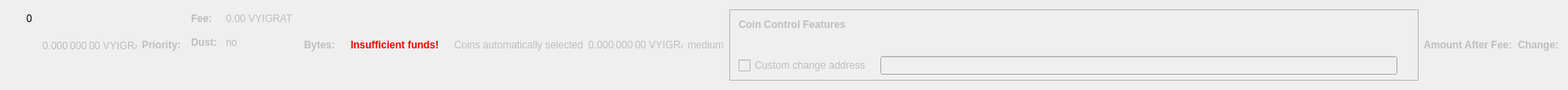
    <widget class="QWidget" name="dummyHideWidget" native="true">
     <property name="maximumSize">
      <size>
       <width>100</width>
       <height>22</height>
      </size>
     </property>
     <layout class="QHBoxLayout" name="dummyHideLayout">
      <item>
       <layout class="QFormLayout" name="formLayoutCoinControl1">
        <property name="horizontalSpacing">
         <number>10</number>
        </property>
        <property name="verticalSpacing">
         <number>14</number>
        </property>
        <property name="leftMargin">
         <number>10</number>
        </property>
        <property name="topMargin">
         <number>4</number>
        </property>
        <property name="rightMargin">
         <number>6</number>
        </property>
        <item row="0" column="1">
         <widget class="QLabel" name="labelCoinControlBytes">
          <property name="cursor">
           <cursorShape>IBeamCursor</cursorShape>
          </property>
          <property name="contextMenuPolicy">
           <enum>Qt::ActionsContextMenu</enum>
          </property>
          <property name="text">
           <string notr="true">0</string>
          </property>
          <property name="textInteractionFlags">
           <set>Qt::LinksAccessibleByMouse|Qt::TextSelectableByKeyboard|Qt::TextSelectableByMouse</set>
          </property>
         </widget>
        </item>
       </layout>
      </item>
      <item>
       <widget class="QLabel" name="labelCoinControlAfterFee">
        <property name="enabled">
         <bool>false</bool>
        </property>
        <property name="sizePolicy">
         <sizepolicy hsizetype="Fixed" vsizetype="Fixed">
          <horstretch>0</horstretch>
          <verstretch>0</verstretch>
         </sizepolicy>
        </property>
        <property name="minimumSize">
         <size>
          <width>111</width>
          <height>12</height>
         </size>
        </property>
        <property name="maximumSize">
         <size>
          <width>111</width>
          <height>12</height>
         </size>
        </property>
        <property name="cursor">
         <cursorShape>IBeamCursor</cursorShape>
        </property>
        <property name="contextMenuPolicy">
         <enum>Qt::ActionsContextMenu</enum>
        </property>
        <property name="text">
         <string notr="true">0.000 000 00 VYIGRAT</string>
        </property>
        <property name="textInteractionFlags">
         <set>Qt::LinksAccessibleByMouse|Qt::TextSelectableByKeyboard|Qt::TextSelectableByMouse</set>
        </property>
       </widget>
      </item>
      <item>
       <widget class="QLabel" name="labelCoinControlPriorityText">
        <property name="enabled">
         <bool>false</bool>
        </property>
        <property name="font">
         <font>
          <weight>75</weight>
          <bold>true</bold>
         </font>
        </property>
        <property name="text">
         <string>Priority:</string>
        </property>
       </widget>
      </item>
      <item>
       <layout class="QHBoxLayout" name="horizontalLayout"/>
      </item>
      <item>
       <layout class="QFormLayout" name="formLayoutCoinControl3">
        <property name="horizontalSpacing">
         <number>10</number>
        </property>
        <property name="verticalSpacing">
         <number>14</number>
        </property>
        <property name="leftMargin">
         <number>6</number>
        </property>
        <property name="topMargin">
         <number>4</number>
        </property>
        <property name="rightMargin">
         <number>6</number>
        </property>
        <item row="0" column="0">
         <widget class="QLabel" name="labelCoinControlFeeText">
          <property name="enabled">
           <bool>false</bool>
          </property>
          <property name="font">
           <font>
            <weight>75</weight>
            <bold>true</bold>
           </font>
          </property>
          <property name="text">
           <string>Fee:</string>
          </property>
          <property name="margin">
           <number>0</number>
          </property>
         </widget>
        </item>
        <item row="0" column="1">
         <widget class="QLabel" name="labelCoinControlFee">
          <property name="enabled">
           <bool>false</bool>
          </property>
          <property name="cursor">
           <cursorShape>IBeamCursor</cursorShape>
          </property>
          <property name="contextMenuPolicy">
           <enum>Qt::ActionsContextMenu</enum>
          </property>
          <property name="text">
           <string notr="true">0.00 VYIGRAT</string>
          </property>
          <property name="textInteractionFlags">
           <set>Qt::LinksAccessibleByMouse|Qt::TextSelectableByKeyboard|Qt::TextSelectableByMouse</set>
          </property>
         </widget>
        </item>
        <item row="1" column="0">
         <widget class="QLabel" name="labelCoinControlLowOutputText">
          <property name="enabled">
           <bool>false</bool>
          </property>
          <property name="font">
           <font>
            <weight>75</weight>
            <bold>true</bold>
           </font>
          </property>
          <property name="text">
           <string>Dust:</string>
          </property>
         </widget>
        </item>
        <item row="1" column="1">
         <widget class="QLabel" name="labelCoinControlLowOutput">
          <property name="enabled">
           <bool>false</bool>
          </property>
          <property name="cursor">
           <cursorShape>IBeamCursor</cursorShape>
          </property>
          <property name="contextMenuPolicy">
           <enum>Qt::ActionsContextMenu</enum>
          </property>
          <property name="text">
           <string>no</string>
          </property>
          <property name="textInteractionFlags">
           <set>Qt::LinksAccessibleByMouse|Qt::TextSelectableByKeyboard|Qt::TextSelectableByMouse</set>
          </property>
         </widget>
        </item>
       </layout>
      </item>
      <item>
       <widget class="QLabel" name="labelCoinControlBytesText">
        <property name="enabled">
         <bool>false</bool>
        </property>
        <property name="font">
         <font>
          <weight>75</weight>
          <bold>true</bold>
         </font>
        </property>
        <property name="text">
         <string>Bytes:</string>
        </property>
       </widget>
      </item>
      <item>
       <layout class="QFormLayout" name="formLayoutCoinControl2">
        <property name="horizontalSpacing">
         <number>10</number>
        </property>
        <property name="verticalSpacing">
         <number>14</number>
        </property>
        <property name="leftMargin">
         <number>6</number>
        </property>
        <property name="topMargin">
         <number>4</number>
        </property>
        <property name="rightMargin">
         <number>6</number>
        </property>
       </layout>
      </item>
      <item>
       <layout class="QHBoxLayout" name="horizontalLayoutCoinControl2">
        <property name="spacing">
         <number>8</number>
        </property>
        <property name="bottomMargin">
         <number>10</number>
        </property>
       </layout>
      </item>
      <item>
       <widget class="QLabel" name="labelCoinControlInsuffFunds">
        <property name="enabled">
         <bool>false</bool>
        </property>
        <property name="minimumSize">
         <size>
          <width>0</width>
          <height>0</height>
         </size>
        </property>
        <property name="font">
         <font>
          <weight>75</weight>
          <bold>true</bold>
         </font>
        </property>
        <property name="styleSheet">
         <string notr="true">color:red;font-weight:bold;</string>
        </property>
        <property name="text">
         <string>Insufficient funds!</string>
        </property>
        <property name="margin">
         <number>5</number>
        </property>
       </widget>
      </item>
      <item>
       <layout class="QFormLayout" name="formLayoutCoinControl4">
        <property name="horizontalSpacing">
         <number>10</number>
        </property>
        <property name="verticalSpacing">
         <number>14</number>
        </property>
        <property name="leftMargin">
         <number>6</number>
        </property>
        <property name="topMargin">
         <number>4</number>
        </property>
        <property name="rightMargin">
         <number>6</number>
        </property>
       </layout>
      </item>
      <item>
       <widget class="QLabel" name="labelCoinControlAutomaticallySelected">
        <property name="enabled">
         <bool>false</bool>
        </property>
        <property name="sizePolicy">
         <sizepolicy hsizetype="Fixed" vsizetype="Fixed">
          <horstretch>0</horstretch>
          <verstretch>0</verstretch>
         </sizepolicy>
        </property>
        <property name="minimumSize">
         <size>
          <width>0</width>
          <height>0</height>
         </size>
        </property>
        <property name="maximumSize">
         <size>
          <width>240</width>
          <height>16777215</height>
         </size>
        </property>
        <property name="text">
         <string>Coins automatically selected</string>
        </property>
        <property name="margin">
         <number>5</number>
        </property>
       </widget>
      </item>
      <item>
       <widget class="QLabel" name="labelCoinControlChange">
        <property name="enabled">
         <bool>false</bool>
        </property>
        <property name="sizePolicy">
         <sizepolicy hsizetype="Fixed" vsizetype="Fixed">
          <horstretch>0</horstretch>
          <verstretch>0</verstretch>
         </sizepolicy>
        </property>
        <property name="minimumSize">
         <size>
          <width>111</width>
          <height>0</height>
         </size>
        </property>
        <property name="maximumSize">
         <size>
          <width>111</width>
          <height>16777215</height>
         </size>
        </property>
        <property name="cursor">
         <cursorShape>IBeamCursor</cursorShape>
        </property>
        <property name="contextMenuPolicy">
         <enum>Qt::ActionsContextMenu</enum>
        </property>
        <property name="text">
         <string notr="true">0.000 000 00 VYIGRAT</string>
        </property>
        <property name="textInteractionFlags">
         <set>Qt::LinksAccessibleByMouse|Qt::TextSelectableByKeyboard|Qt::TextSelectableByMouse</set>
        </property>
       </widget>
      </item>
      <item>
       <widget class="QLabel" name="labelCoinControlPriority">
        <property name="enabled">
         <bool>false</bool>
        </property>
        <property name="cursor">
         <cursorShape>IBeamCursor</cursorShape>
        </property>
        <property name="contextMenuPolicy">
         <enum>Qt::ActionsContextMenu</enum>
        </property>
        <property name="text">
         <string>medium</string>
        </property>
        <property name="textInteractionFlags">
         <set>Qt::LinksAccessibleByMouse|Qt::TextSelectableByKeyboard|Qt::TextSelectableByMouse</set>
        </property>
       </widget>
      </item>
      <item>
       <widget class="QFrame" name="frameCoinControl">
        <property name="sizePolicy">
         <sizepolicy hsizetype="Expanding" vsizetype="Expanding">
          <horstretch>0</horstretch>
          <verstretch>0</verstretch>
         </sizepolicy>
        </property>
        <property name="maximumSize">
         <size>
          <width>16777215</width>
          <height>16777215</height>
         </size>
        </property>
        <property name="frameShape">
         <enum>QFrame::StyledPanel</enum>
        </property>
        <property name="frameShadow">
         <enum>QFrame::Sunken</enum>
        </property>
        <layout class="QVBoxLayout" name="verticalLayoutCoinControl2_2">
         <property name="spacing">
          <number>0</number>
         </property>
         <property name="leftMargin">
          <number>0</number>
         </property>
         <property name="topMargin">
          <number>0</number>
         </property>
         <property name="rightMargin">
          <number>0</number>
         </property>
         <property name="bottomMargin">
          <number>6</number>
         </property>
         <item>
          <layout class="QVBoxLayout" name="verticalLayoutCoinControl" stretch="0,0,0,1">
           <property name="spacing">
            <number>0</number>
           </property>
           <property name="leftMargin">
            <number>10</number>
           </property>
           <property name="topMargin">
            <number>10</number>
           </property>
           <item>
            <layout class="QHBoxLayout" name="horizontalLayoutCoinControl1">
             <property name="bottomMargin">
              <number>15</number>
             </property>
             <item>
              <widget class="QLabel" name="labelCoinControlFeatures">
               <property name="enabled">
                <bool>false</bool>
               </property>
               <property name="sizePolicy">
                <sizepolicy hsizetype="Preferred" vsizetype="Maximum">
                 <horstretch>0</horstretch>
                 <verstretch>0</verstretch>
                </sizepolicy>
               </property>
               <property name="font">
                <font>
                 <weight>75</weight>
                 <bold>true</bold>
                </font>
               </property>
               <property name="styleSheet">
                <string notr="true">font-weight:bold;</string>
               </property>
               <property name="text">
                <string>Coin Control Features</string>
               </property>
              </widget>
             </item>
            </layout>
           </item>
           <item>
            <widget class="QWidget" name="widgetCoinControl" native="true">
             <property name="sizePolicy">
              <sizepolicy hsizetype="Preferred" vsizetype="Preferred">
               <horstretch>0</horstretch>
               <verstretch>0</verstretch>
              </sizepolicy>
             </property>
             <property name="minimumSize">
              <size>
               <width>0</width>
               <height>0</height>
              </size>
             </property>
             <property name="styleSheet">
              <string notr="true"/>
             </property>
             <layout class="QHBoxLayout" name="horizontalLayoutCoinControl5_2">
              <property name="leftMargin">
               <number>0</number>
              </property>
              <property name="topMargin">
               <number>0</number>
              </property>
              <property name="rightMargin">
               <number>0</number>
              </property>
              <property name="bottomMargin">
               <number>0</number>
              </property>
              <item>
               <layout class="QHBoxLayout" name="horizontalLayoutCoinControl3">
                <property name="spacing">
                 <number>20</number>
                </property>
                <property name="topMargin">
                 <number>0</number>
                </property>
                <property name="bottomMargin">
                 <number>10</number>
                </property>
               </layout>
              </item>
             </layout>
            </widget>
           </item>
           <item>
            <layout class="QHBoxLayout" name="horizontalLayoutCoinControl4" stretch="0,0,0">
             <property name="spacing">
              <number>12</number>
             </property>
             <property name="sizeConstraint">
              <enum>QLayout::SetDefaultConstraint</enum>
             </property>
             <property name="topMargin">
              <number>5</number>
             </property>
             <property name="rightMargin">
              <number>5</number>
             </property>
             <item>
              <widget class="QCheckBox" name="checkBoxCoinControlChange">
               <property name="enabled">
                <bool>false</bool>
               </property>
               <property name="toolTip">
                <string>If this is activated, but the change address is empty or invalid, change will be sent to a newly generated address.</string>
               </property>
               <property name="text">
                <string>Custom change address</string>
               </property>
              </widget>
             </item>
             <item>
              <widget class="QValidatedLineEdit" name="lineEditCoinControlChange">
               <property name="enabled">
                <bool>false</bool>
               </property>
               <property name="sizePolicy">
                <sizepolicy hsizetype="Expanding" vsizetype="Fixed">
                 <horstretch>0</horstretch>
                 <verstretch>0</verstretch>
                </sizepolicy>
               </property>
              </widget>
             </item>
             <item>
              <widget class="QLabel" name="labelCoinControlChangeLabel_2">
               <property name="sizePolicy">
                <sizepolicy hsizetype="Preferred" vsizetype="Expanding">
                 <horstretch>0</horstretch>
                 <verstretch>0</verstretch>
                </sizepolicy>
               </property>
               <property name="minimumSize">
                <size>
                 <width>0</width>
                 <height>0</height>
                </size>
               </property>
               <property name="text">
                <string/>
               </property>
               <property name="margin">
                <number>3</number>
               </property>
              </widget>
             </item>
            </layout>
           </item>
           <item>
            <spacer name="verticalSpacerCoinControl">
             <property name="orientation">
              <enum>Qt::Vertical</enum>
             </property>
             <property name="sizeHint" stdset="0">
              <size>
               <width>800</width>
               <height>1</height>
              </size>
             </property>
            </spacer>
           </item>
          </layout>
         </item>
        </layout>
       </widget>
      </item>
      <item>
       <widget class="QLabel" name="labelCoinControlAfterFeeText">
        <property name="enabled">
         <bool>false</bool>
        </property>
        <property name="minimumSize">
         <size>
          <width>0</width>
          <height>0</height>
         </size>
        </property>
        <property name="maximumSize">
         <size>
          <width>16777215</width>
          <height>16777215</height>
         </size>
        </property>
        <property name="font">
         <font>
          <weight>75</weight>
          <bold>true</bold>
         </font>
        </property>
        <property name="text">
         <string>Amount After Fee:</string>
        </property>
        <property name="alignment">
         <set>Qt::AlignLeading|Qt::AlignLeft|Qt::AlignVCenter</set>
        </property>
        <property name="margin">
         <number>0</number>
        </property>
       </widget>
      </item>
      <item>
       <widget class="QLabel" name="labelCoinControlChangeText">
        <property name="enabled">
         <bool>false</bool>
        </property>
        <property name="sizePolicy">
         <sizepolicy hsizetype="Preferred" vsizetype="Preferred">
          <horstretch>0</horstretch>
          <verstretch>0</verstretch>
         </sizepolicy>
        </property>
        <property name="minimumSize">
         <size>
          <width>0</width>
          <height>0</height>
         </size>
        </property>
        <property name="maximumSize">
         <size>
          <width>16777215</width>
          <height>16777215</height>
         </size>
        </property>
        <property name="font">
         <font>
          <weight>75</weight>
          <bold>true</bold>
         </font>
        </property>
        <property name="text">
         <string>Change:</string>
        </property>
        <property name="alignment">
         <set>Qt::AlignLeading|Qt::AlignLeft|Qt::AlignVCenter</set>
        </property>
       </widget>
      </item>
     </layout>
    </widget>
